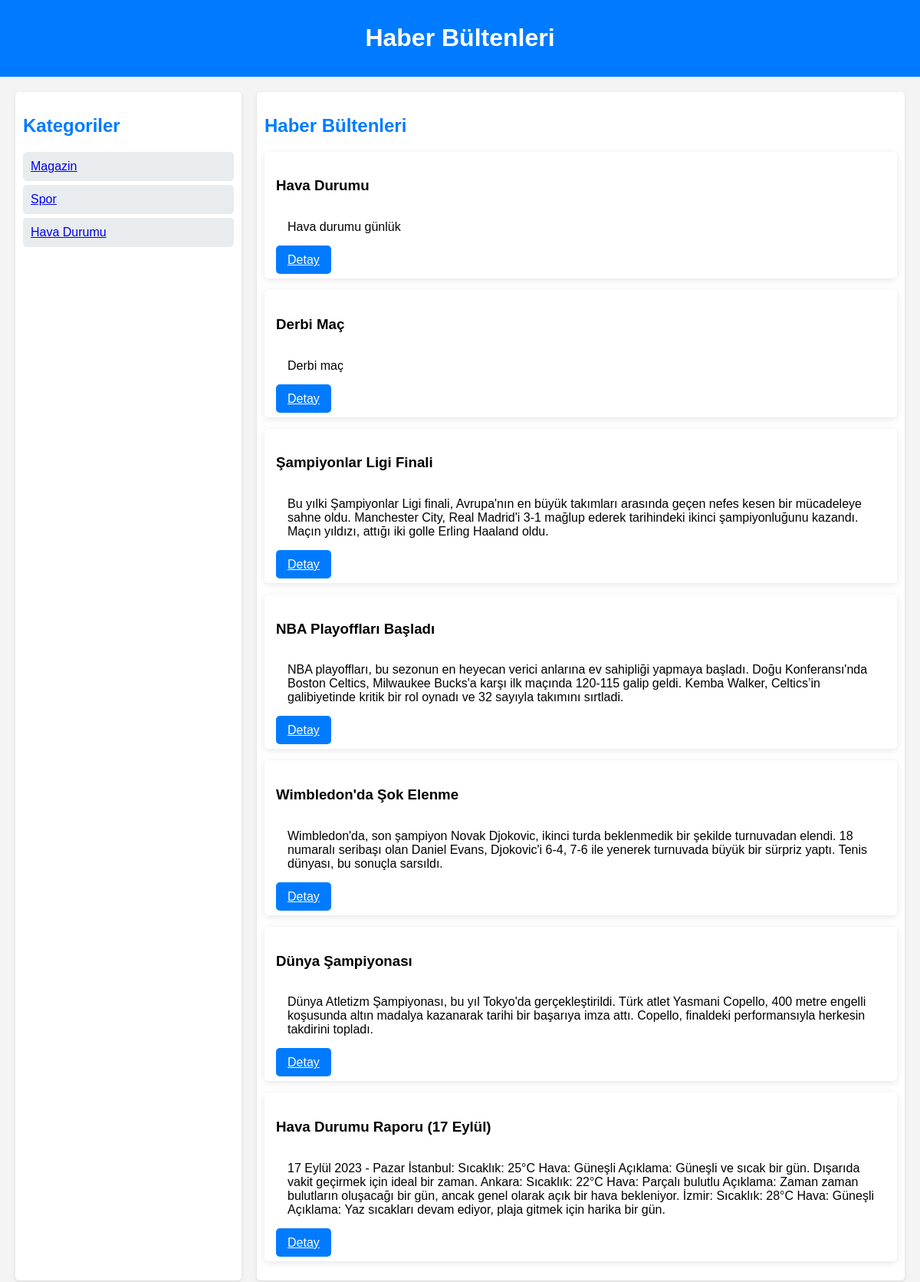
/newsletter, run on the app's committed database.
### newsletter/models.py (models this page shows, shortened)
class NewsletterCategory(models.Model):
    title = models.CharField(max_length=100)

class Newsletter(models.Model):
    title = models.CharField(max_length=200)
    content = models.TextField()
    category = models.ForeignKey(NewsletterCategory, on_delete=models.CASCADE, related_name='newsletters')

### newsletter/views.py (the view)
# urls.py: path("newsletter", views.newsletter, name="newsletters"),
def newsletter(request):
    data = {
        "newsletterCategories" : NewsletterCategory.objects.all(),
        "newsletters" : Newsletter.objects.all()
    }
    return render(request, "newsletter.html", data)

### newsletter/templates/newsletter.html (shortened to what this page needs)
<!DOCTYPE html>
<html lang="tr">
<head>
</head>
<body>
    <header>
        <h1>Haber Bültenleri</h1>
    </header>
    <div class="container">
        <div class="categories">
            <h2>Kategoriler</h2>
            <ul>
                {% for c in newsletterCategories %}
                    <li><a href="{% url 'category_newsletter' c.id%}">{{ c.title }}</a></li>
                {% endfor %}
            </ul>
        </div>
        <div class="content">
            <h2>Haber Bültenleri</h2>
            {% for newsletter in newsletters %}
                {% include 'partials/_newsletter_card.html' %}
            {% endfor %}
        </div>
    </div>
</body>
</html>

### newsletter/templates/partials/_newsletter_card.html (shortened to what this page needs)
<div class="newsletter-item">
    <h3>{{ newsletter.title }}</h3>
    <p>{{ newsletter.content }}</p>
    <a href="{% url 'news_detail' newsletter.id%}" class="detail-button">Detay</a>
</div>

### newsletter/templates/newsletter.html (style rules this page uses)
body { font-family: Arial, sans-serif; margin: 0; padding: 0; background-color: #f4f4f4; }
header { background: #007BFF; color: white; padding: 10px; text-align: center; }
.container { display: flex; margin: 20px; }
.categories { width: 25%; padding: 10px; background: #ffffff; margin-right: 20px; border-radius: 5px; box-shadow: 0 2px 5px rgba(0, 0, 0, 0.1); }
.content { width: 75%; padding: 10px; background: #ffffff; border-radius: 5px; box-shadow: 0 2px 5px rgba(0, 0, 0, 0.1); }
ul { list-style-type: none; padding: 0; }
li { background: #e9ecef; margin: 5px 0; padding: 10px; border-radius: 5px; }
h2 { color: #007BFF; }
p { padding: 15px; margin: 10px 0; }

### newsletter/templates/partials/_newsletter_card.html (style rules this page uses)
.newsletter-item { background: #ffffff; border-radius: 5px; box-shadow: 0 2px 10px rgba(0, 0, 0, 0.1); padding: 15px; margin: 15px 0; transition: transform 0.2s, box-shadow 0.2s; }
.detail-button { background-color: #007BFF; color: white; border: none; border-radius: 5px; padding: 10px 15px; cursor: pointer; transition: background-color 0.3s; }

### data on the page
NewsletterCategory: title "Magazin"
NewsletterCategory: title "Spor"
NewsletterCategory: title "Hava Durumu"
Newsletter: title "Hava Durumu", content "Hava durumu günlük"
Newsletter: title "Derbi Maç", content "Derbi maç"
Newsletter: title "Şampiyonlar Ligi Finali", content "Bu yılki Şampiyonlar Ligi finali, Avrupa'nın en büyük takımları arasında geçen nefes kesen bir mücadeleye sahne oldu. Manchester City, Real Madrid'i 3-1 mağlup ederek tarihindeki ikinci şampiyonluğunu kazandı. Maçın yıldızı, attığı iki golle Erling Haaland oldu."
Newsletter: title "NBA Playoffları Başladı", content "NBA playoffları, bu sezonun en heyecan verici anlarına ev sahipliği yapmaya başladı. Doğu Konferansı'nda Boston Celtics, Milwaukee Bucks'a karşı ilk maçında 120-115 galip geldi. Kemba Walker, Celtics’in galibiyetinde kritik bir rol oynadı ve 32 sayıyla takımını sırtladi."
Newsletter: title "Wimbledon'da Şok Elenme", content "Wimbledon'da, son şampiyon Novak Djokovic, ikinci turda beklenmedik bir şekilde turnuvadan elendi. 18 numaralı seribaşı olan Daniel Evans, Djokovic'i 6-4, 7-6 ile yenerek turnuvada büyük bir sürpriz yaptı. Tenis dünyası, bu sonuçla sarsıldı."
Newsletter: title "Dünya Şampiyonası", content "Dünya Atletizm Şampiyonası, bu yıl Tokyo'da gerçekleştirildi. Türk atlet Yasmani Copello, 400 metre engelli koşusunda altın madalya kazanarak tarihi bir başarıya imza attı. Copello, finaldeki performansıyla herkesin takdirini topladı."
Newsletter: title "Hava Durumu Raporu (17 Eylül)", content "17 Eylül 2023 - Pazar İstanbul: Sıcaklık: 25°C Hava: Güneşli Açıklama: Güneşli ve sıcak bir gün. Dışarıda vakit geçirmek için ideal bir zaman. Ankara: Sıcaklık: 22°C Hava: Parçalı bulutlu Açıklama: Zaman zaman bulutların oluşacağı bir gün, ancak genel olarak açık bir hava bekleniyor. İzmir: Sıcaklık: 28°C Hava: Güneşli Açıklama: Yaz sıcakları devam ediyor, plaja gitmek için harika bir gün."
